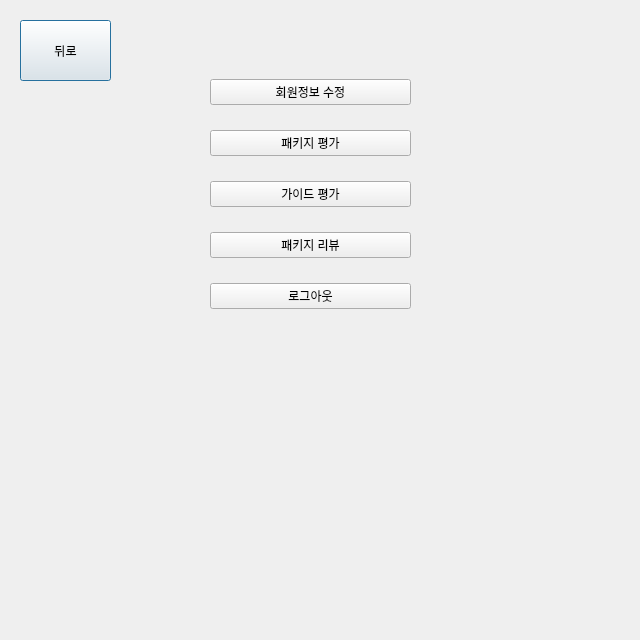
<?xml version="1.0" encoding="UTF-8"?>
<ui version="4.0">
 <class>GuestMyPage</class>
 <widget class="QDialog" name="GuestMyPage">
  <property name="geometry">
   <rect>
    <x>0</x>
    <y>0</y>
    <width>640</width>
    <height>640</height>
   </rect>
  </property>
  <property name="windowTitle">
   <string>Dialog</string>
  </property>
  <widget class="QPushButton" name="pushButton_6">
   <property name="geometry">
    <rect>
     <x>20</x>
     <y>20</y>
     <width>91</width>
     <height>61</height>
    </rect>
   </property>
   <property name="text">
    <string>뒤로</string>
   </property>
  </widget>
  <widget class="QWidget" name="layoutWidget">
   <property name="geometry">
    <rect>
     <x>210</x>
     <y>60</y>
     <width>201</width>
     <height>271</height>
    </rect>
   </property>
   <layout class="QVBoxLayout" name="verticalLayout">
    <item>
     <widget class="QPushButton" name="pushButton">
      <property name="text">
       <string>회원정보 수정</string>
      </property>
     </widget>
    </item>
    <item>
     <widget class="QPushButton" name="pushButton_2">
      <property name="text">
       <string>패키지 평가</string>
      </property>
     </widget>
    </item>
    <item>
     <widget class="QPushButton" name="pushButton_3">
      <property name="text">
       <string>가이드 평가</string>
      </property>
     </widget>
    </item>
    <item>
     <widget class="QPushButton" name="pushButton_4">
      <property name="text">
       <string>패키지 리뷰</string>
      </property>
     </widget>
    </item>
    <item>
     <widget class="QPushButton" name="pushButton_5">
      <property name="text">
       <string>로그아웃</string>
      </property>
     </widget>
    </item>
   </layout>
  </widget>
 </widget>
 <resources/>
 <connections/>
</ui>
